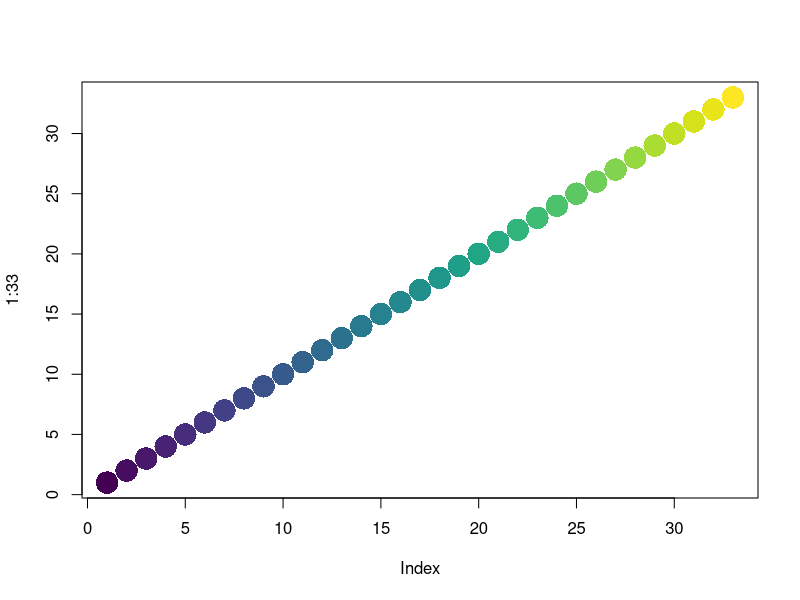

The R script that drew this image: (Note: this script raises an error after producing the figure.)

library(viridis)

# Generate a color palette with 33 colors using the "viridis" color map
my_colors <- viridis(33)

# Display the color palette
plot(1:33, col = my_colors, pch = 16, cex = 3)

#plot density 
ggplot(slope_dt, aes(slope, fill = timestep)) +
  geom_density(alpha = 0.5) +
  scale_fill_manual(values = my_colors) +
  scale_alpha_manual(values = c(0, rep(0.5, 33))) +
  facet_wrap(~variable, scales = "free", 
             labeller = labeller(Variable = c(pdsi_mn = "PDSI", 
                                              spei_mn = "SPEI", 
                                              tas_mn = "Temperature (Centigrade)"))) +
  theme_bw() +
  theme(
    strip.background = element_rect(fill = NA), 
    strip.text = element_text(size = 10, face = "bold"))
  